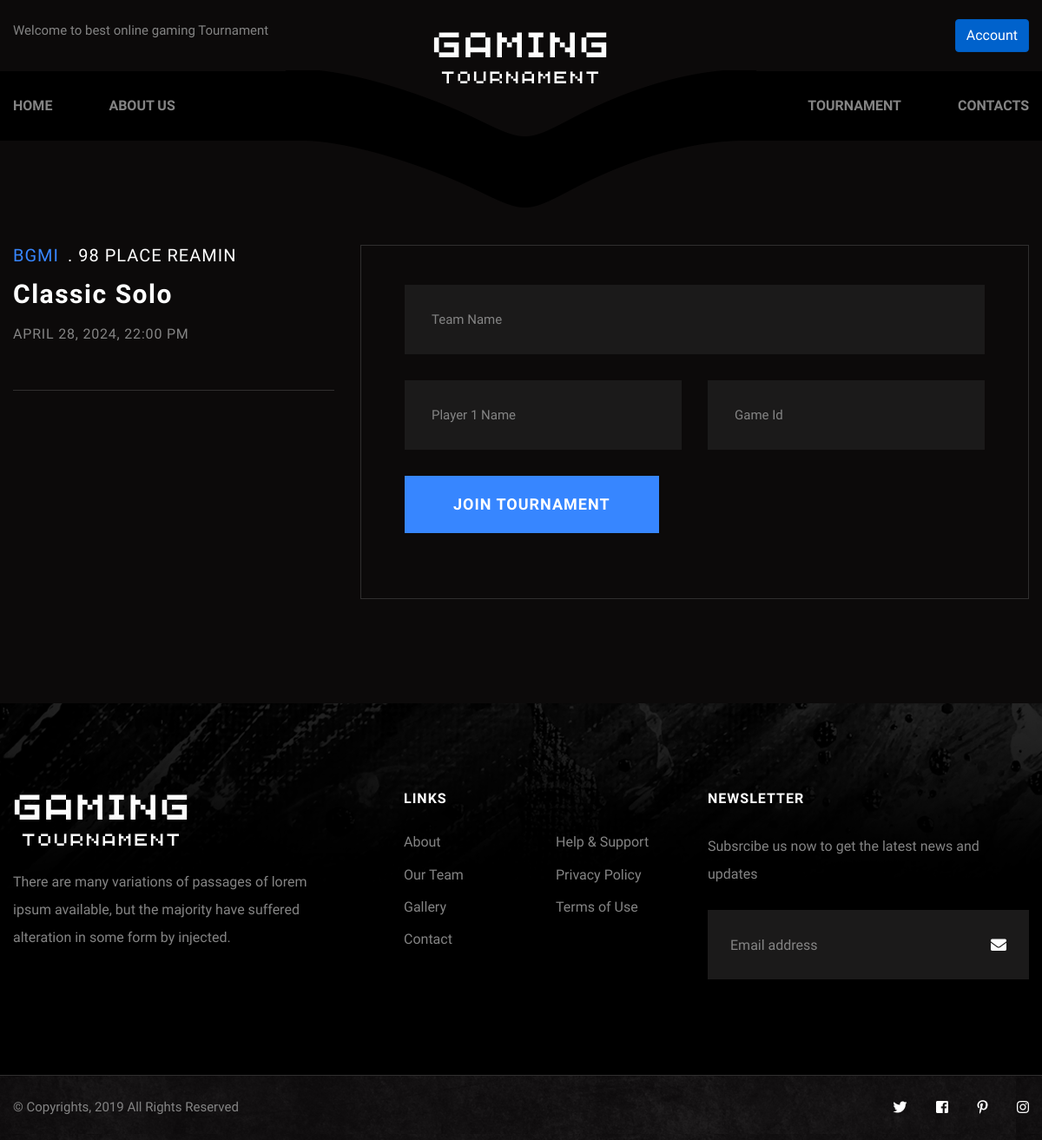
Before: /game/Tournament_Detail/6/ with the older database file.
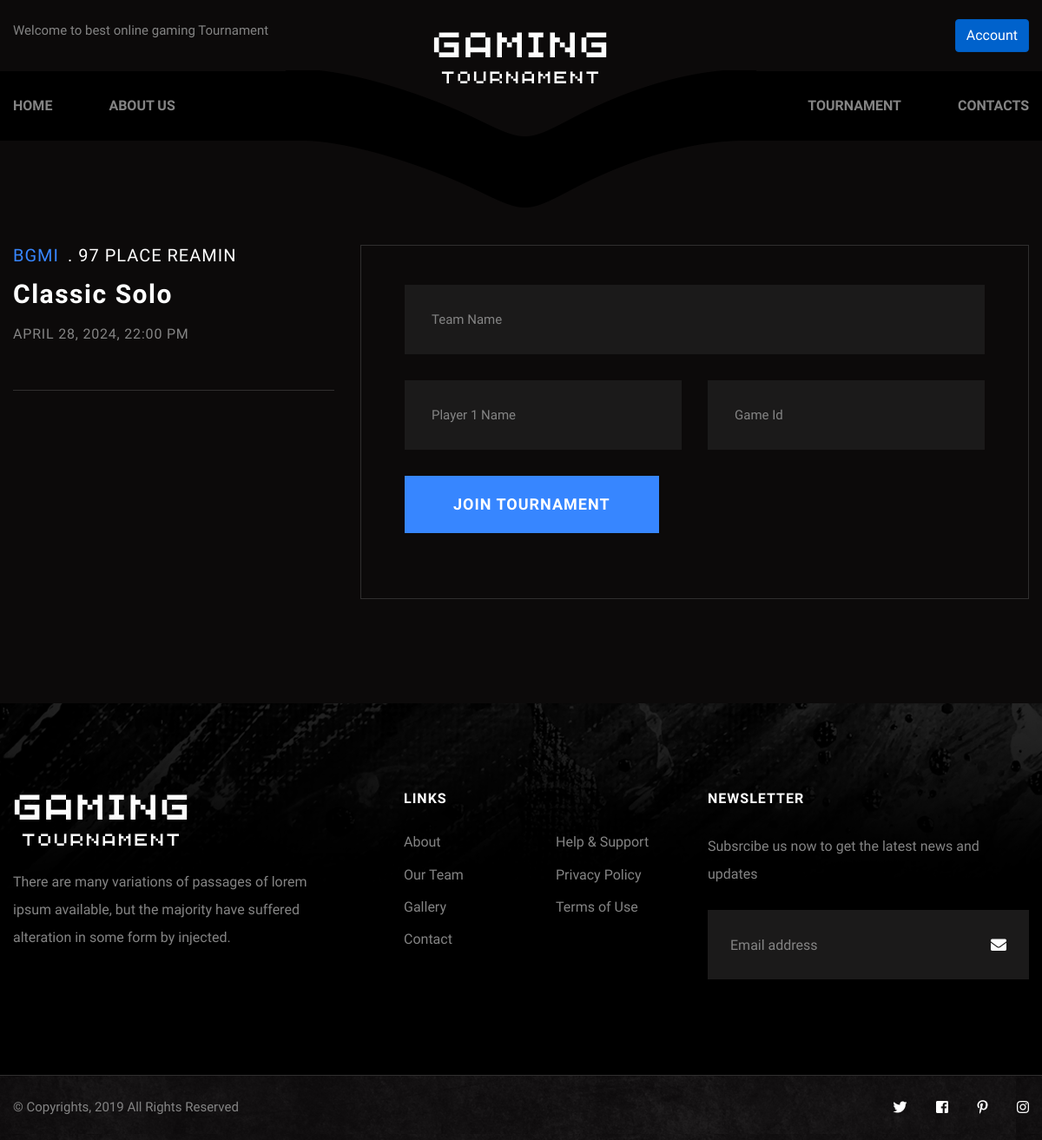
After: the same page with the newer database file.
### game/models.py (models this page shows)
class Slot(models.Model):
    tournament = models.ForeignKey(Tournament, on_delete=models.CASCADE)
    total_slots = models.PositiveIntegerField()
    booked_slots = models.PositiveIntegerField(default=0)
    def remaining_slots(self):
        remaining_slots = self.total_slots - self.booked_slots
        return remaining_slots

### game/views.py (the view)
# urls.py: path('Tournament_Detail/<int:tid>/',views.Tournament_Detail,name='Tournament_Detail'),
def Tournament_Detail(request,tid):
    tournament_detail = Tournament.objects.get(id=tid)
    tournament_slot = Slot.objects.get(tournament=tid)
    context = {
        'tournament_detail':tournament_detail,
        'tournament_slot':tournament_slot,
    }
    return render(request,'user/tournament_detail.html',context)

### templates/user/tournament_detail.html (shortened to what this page needs)
{% extends 'user/base.html' %}
{% load static %}
{% block content%}
<div class="sidebar-page-container">
	<div class="auto-container">
		<div class="row clearfix">
			<div class="content-side col-lg-4 col-md-12 col-sm-12">
				<div class="match-single">
					<div class="title-box">
						<div class="recent-result">{{tournament_detail.game}}<span>.
								{% if tournament_slot %}
								{{ tournament_slot.remaining_slots }} Place Reamin
								{% else %}
								No slots available for booking.
								{% endif %}
							</span></div>
						<h3>{{tournament_detail.name}}</h3>
						<div class="date">{{tournament_detail.start_date}},
							{{tournament_detail.start_time|time:"H:i A"}}</div>
					</div>
				</div>
			</div>
			<div class="sidebar-side col-lg-8 col-md-12 col-sm-12">
				<aside class="sidebar">
					<div class="sidebar-widget next-match-widget">
						<div class="widget-content">
							<div class="form-column ">
								<div class="inner-column wow fadeInRight" data-wow-delay="0ms">
									<div class="default-form contact-form">
										<form method="post" action="{% url 'Join_Tournament' %}">
											<div class="row clearfix">
												{% if tournament_detail.group_size == 'solo' %}
												<div class="col-md-12 col-sm-12 form-group">
													<input type="text" name="team_name" placeholder="Team Name"
														required>
												</div>
												<div class="col-md-6 col-sm-12 form-group">
													<input type="text" name="player_1" placeholder="Player 1 Name"
														required>
												</div>
												<div class="col-md-6 col-sm-12 form-group">
													<input type="text" name="player_1_bgmi_id" placeholder="Game Id"
														required>
												</div>
												{% endif %}
												<div class="col-md-12 col-sm-12 form-group">
													<button class="theme-btn btn-style-one" type="submit"><span
															class="btn-title">Join Tournament</span></button>
												</div>
											</div>
										</form>
									</div>
								</div>
							</div>
						</div>
					</div>
				</aside>
			</div>
		</div>
	</div>
</div>
{% endblock %}

Changed rows visible on the page:
changed Slot: remaining_slots "98" → "97"
